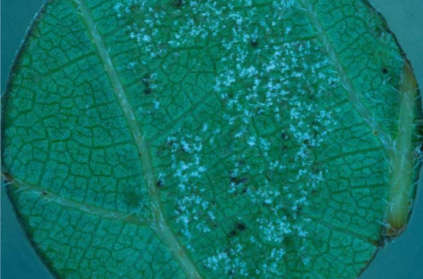
#> input picture photos/leafDiskMildew.PNG, 423 x 279 px
$ python blobDetectionSciKit.py
#> lines starting #> are read from the running program, lines starting #| are printed output that depends on the picture; after the words box and inside, x2 and y2 are one past the last pixel; in counts of white or black regions, pixels touching at a corner belong together
from math import sqrt
from math import pi
from skimage import data
from skimage.feature import blob_dog, blob_log, blob_doh
from skimage.color import rgb2gray
from tkinter.filedialog import askopenfilename, askopenfilenames, asksaveasfilename

import matplotlib.pyplot as plt
import skimage
import cv2 as cv #opencv-python
import numpy as np
import tkinter as tk

def backgroundRemove(img):
    height, width = img.shape[:2]

    #Create a mask holder
    mask = np.zeros(img.shape[:2],np.uint8)

    #Grab Cut the object
    bgdModel = np.zeros((1,65),np.float64)
    fgdModel = np.zeros((1,65),np.float64)

    #create Rect The object must lie witin
    rect = (2,0,width-10,height)
    cv.grabCut(img,mask,rect,bgdModel,fgdModel,100,cv.GC_INIT_WITH_RECT)
    mask = np.where((mask==2)|(mask==0),0,1).astype('uint8')
    final = img*mask[:,:,np.newaxis]

    # cv.imshow("im1", final)
    # cv.waitKey(0)
    # cv.destroyAllWindows()

    return final


root = tk.Tk()
root.withdraw()


image = skimage.io.imread(askopenfilename(initialdir = "../photos", title = "Choose Photo"))
#> the answer given: ../photos/leafDiskMildew.PNG
#> image is the input picture: shape (279, 423, 4); mean R, G, B, A 13.9, 115.7, 101.9, 255

print(image.shape)
#| (279, 423, 4)

h,w = image.shape[:2]
#> h = 279; w = 423

if h > 280 and w > 423:
        image = cv.resize(image,(423,280)) #resize image, for easier reading and faster execution.

try:
    image = backgroundRemove(image)
except:
    image = cv.cvtColor(image, cv.COLOR_BGRA2BGR)
#> image: shape (279, 423, 3)
    # cv.imshow("new photo", image)
    image = backgroundRemove(image)
#> in backgroundRemove (call 2), `final = img*mask[:,:,np.newaxis]`:
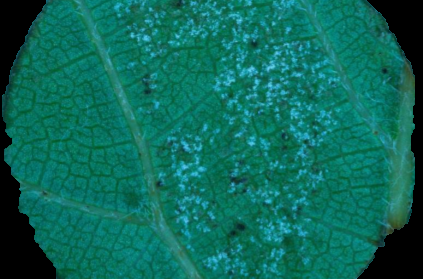
#> final: shape (279, 423, 3); mean R, G, B 11.9, 105.4, 90.7
    # cv.imshow("Background removed", image)
    # cv.waitKey(0)
    # cv.destroyAllWindows()

image = cv.medianBlur(image,3) #add blur to reduce noise on photo.


hsv = cv.cvtColor(image, cv.COLOR_BGR2HSV)
#> hsv: shape (279, 423, 3); mean H, S, V 31.4, 205.1, 105.6

# cv.imshow('hsv', hsv)
# cv.waitKey(0)
# cv.destroyAllWindows()

#darker colors (to mask out)
lower_green = np.array([0,0, 180])
#lighter colors
upper_green = np.array([255, 255, 255])

#masking pixels to remove irrelevant data
mask = cv.inRange(hsv, lower_green, upper_green)
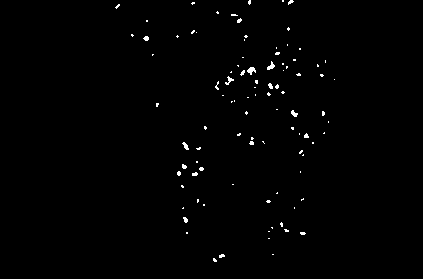
#> mask: shape (279, 423); 0.74% white in thin lines or dots, all inside (x1, y1, x2, y2) = (115, 0, 335, 262)
res = cv.bitwise_and(image, image, mask=mask)

image_gray = rgb2gray(res)

# cv.imshow('gray mildew', image_gray)
# cv.waitKey(0)
# cv.destroyAllWindows()

blobs_log = blob_log(image_gray, max_sigma=30, num_sigma=10, threshold=0.091)
#> blobs_log = 118 rows, first 8: [35, 132, 1], [36, 177, 1], [12, 217, 1], [186, 182, 1], [128, 292, 1], [81, 256, 1], [138, 252, 1], [36, 246, 1]
# Compute radii in the 3rd column.
blobs_log[:, 2] = blobs_log[:, 2] * sqrt(2)

blobs_dog = blob_dog(image_gray, max_sigma=30, threshold=.1)
#> blobs_dog = 100 rows, first 8: [38, 146, 1.6], [81, 256, 1], [201, 268, 1], [166, 184, 1.6], [53, 277, 1], [128, 292, 1], [74, 298, 1], [143, 251, 1]
blobs_dog[:, 2] = blobs_dog[:, 2] * sqrt(2)

blobs_doh = blob_doh(image_gray, max_sigma=30, threshold=.075)
#> blobs_doh = empty array

blobs_list = [blobs_log, blobs_dog, blobs_doh]
colors = ['yellow', 'lime', 'red']
titles = ['Laplacian of Gaussian', 'Difference of Gaussian',
        'Determinant of Hessian']
sequence = zip(blobs_list, colors, titles)

fig, axes = plt.subplots(1, 3, figsize=(9, 3), sharex=True, sharey=True)
ax = axes.ravel()

blobArea = 0
for idx, (blobs, color, title) in enumerate(sequence):
    ax[idx].set_title(title)
    ax[idx].imshow(image)
    if idx == 0:
        for blob in blobs:
            y, x, r = blob
            # print(r)
            c = plt.Circle((x, y), r, color=color, linewidth=2, fill=False)
            blobArea += pi * (r**2)
            ax[idx].add_patch(c)
        ax[idx].set_axis_off()
    else:
        for blob in blobs:
            y, x, r = blob
            c = plt.Circle((x, y), r, color=color, linewidth=2, fill=False)
            ax[idx].add_patch(c)
        ax[idx].set_axis_off()
#> this loop made 3 passes
#> (color, title) on passes 1 to 2: ('yellow', 'Laplacian of Gaussian'), ('lime', 'Difference of Gaussian')
#> after the loop, blobArea = 1164.3

plt.tight_layout()
plt.show()
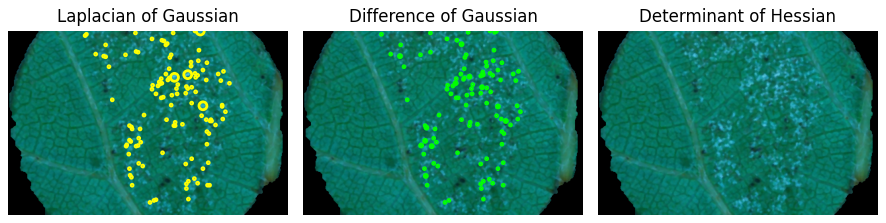
#> figure drawn by matplotlib, 3 panels


root.mainloop()
root.destroy()
